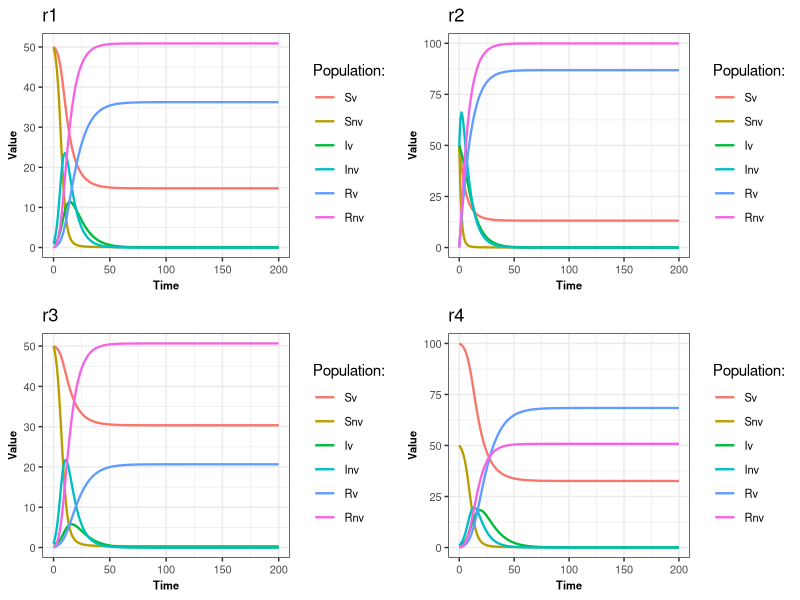

Source code (R):
library(deSolve)
library(ggplot2)
library(reshape2)
library(dplyr)
library(gridExtra)


SIR_model_vacc_2 <- function(t, pop, param) {
  
  with(as.list(c(pop, param)), {
    
    N=Sv+Snv+Iv+Inv+Rv+Rnv
    
    dSv<- -Sv*beta*PI*((Iv+Inv)/N)
    dSnv<- -Snv*beta*((Iv+Inv)/N)
    dIv<- Sv*beta*PI*((Iv+Inv)/N) -gamma*Iv
    dInv<-Snv*beta*((Iv+Inv)/N)-gamma*Inv
    dRv<-gamma*Iv
    dRnv<-gamma*Inv
    res <-c(dSv,dSnv,dIv,dInv,dRv,dRnv)
    list(res)

    
  })
  
}

create_params<-function(beta=1,gamma=0.14,PI=(1-vf),vf=0.8)
{
  list(beta=beta,gamma=gamma,PI=PI,vf=vf)
}

create_initial_cond<-function(Sv0=50,Snv0=50,Iv0=1,Inv0=1,Rv0=0,Rnv0=0){
  c(Sv=Sv0,Snv=Snv0,Iv=Iv0,Inv=Inv0,Rv=Rv0,Rnv=Rnv0)
}

run<-function(Init.cond,param,Tmax=200,dt=1){
  Time=seq(from=0,to=Tmax,by=dt)
  result = as.data.frame(lsoda(Init.cond, Time, SIR_model_vacc_2, param))
  return(result)
  
}


graph<- function(data,filter_values){
  data_name<-as.character(substitute(data))
  if(!is.null(filter_values))
  {
    p<-data %>%
      melt(id = "time") %>%
      filter(variable %in% filter_values) %>%
      ggplot() +
      geom_line(aes(time, value, colour = variable), linewidth = 0.8) +
      theme_bw() +
      theme(axis.text = element_text(size = 8),
            axis.title = element_text(size = 8, face = "bold"),
            legend.text = element_text(size = 8)) +
      labs(title=data_name,x = "Time", y = "Value", colour = "Population:")
    
    
  }
  else{
    p<-data %>%
      melt(id = "time") %>%
      ggplot() +
      geom_line(aes(time, value, colour = variable), linewidth = 0.8) +
      theme_bw() +
      theme(axis.text = element_text(size = 8),
            axis.title = element_text(size = 8, face = "bold"),
            legend.text = element_text(size = 8)) +
      labs(title=data_name,x = "Time", y = "Value", colour = "Population:")
    
    
  }
  
  return(p)
}

param<-create_params()
Init.cond<-create_initial_cond()
r1<-run(Init.cond,param)
r1_g<- graph(r1,NULL)

param<-create_params()
Init.cond<-create_initial_cond(Iv=50,Inv=50)
r2<-run(Init.cond,param)
r2_g<- graph(r2,NULL)

param<-create_params(vf=0.9)
Init.cond<-create_initial_cond()
r3<-run(Init.cond,param)
r3_g<- graph(r3,NULL)

param<-create_params()
Init.cond<-create_initial_cond(Sv=100,Snv=50)
r4<-run(Init.cond,param)
r4_g<- graph(r4,NULL)

grid.arrange(r1_g,r2_g,r3_g,r4_g,ncol=2)

vec_virus_v = approxfun(r1["Iv"])
vec_virus_nv=approxfun(r1["Inv"])
vec_virus_v(5.12)
vec_virus_nv(5.12)
